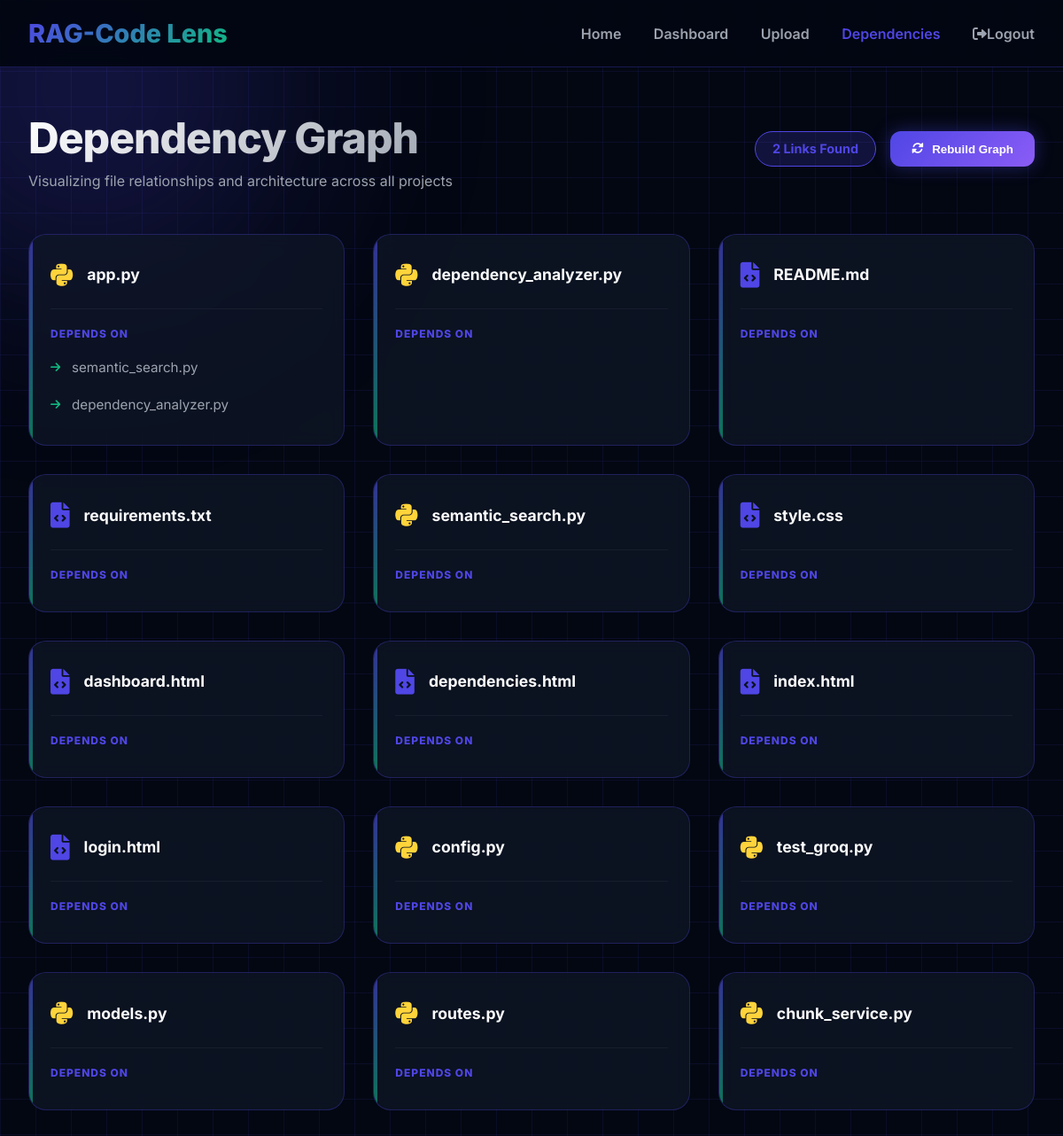
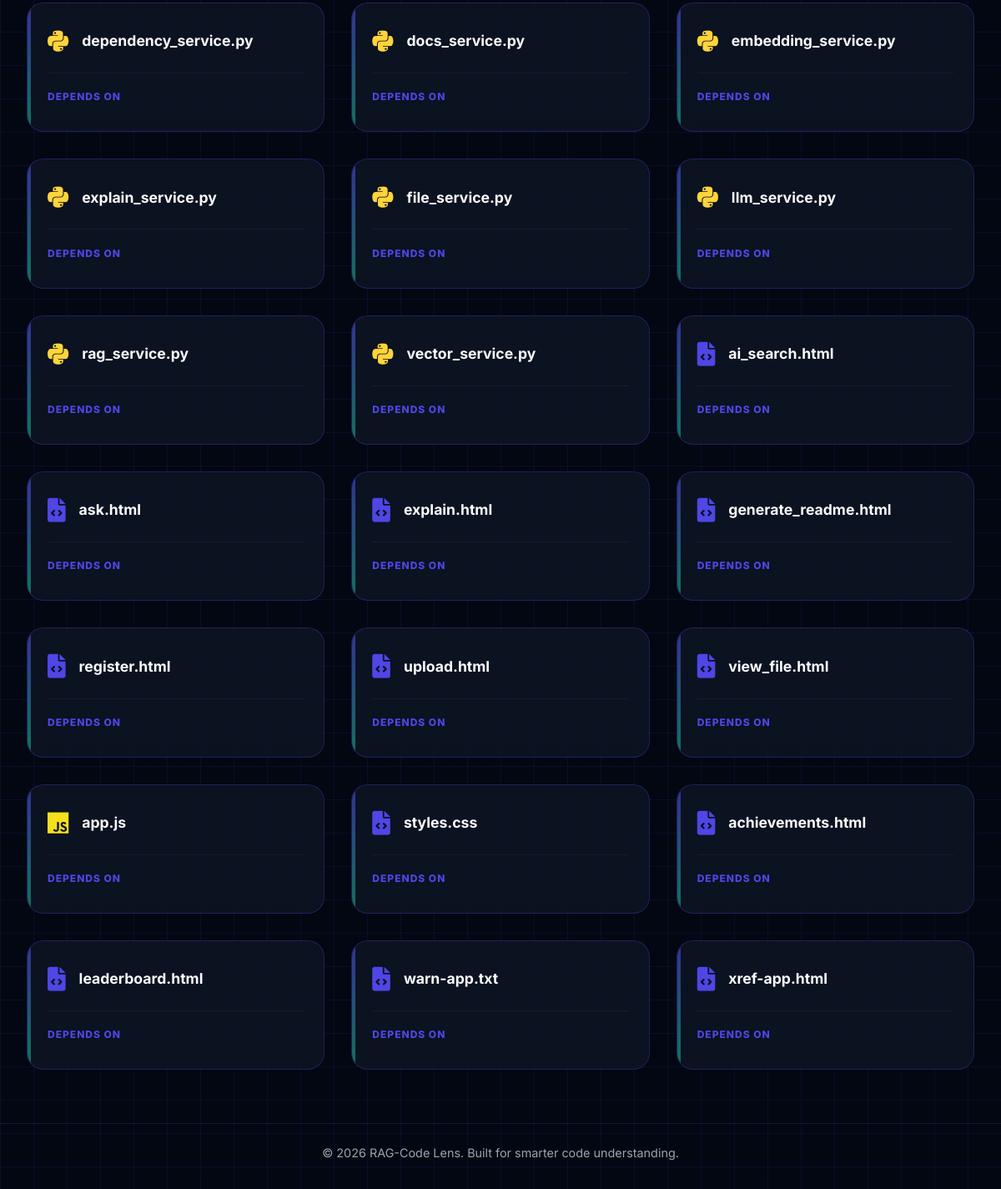
/dependencies (signed in), run on the app's committed database (2 pictures, top to bottom).
### app/models/models.py (models this page shows)
class File(db.Model):
    id = db.Column(db.Integer, primary_key=True)
    filename = db.Column(db.String(255), nullable=False)
    filepath = db.Column(db.String(1024), nullable=False)
    filetype = db.Column(db.String(50))
    content = db.Column(db.Text)
    project_name = db.Column(db.String(255))
    created_at = db.Column(db.DateTime, default=datetime.utcnow)
    chunks = db.relationship('Chunk', backref='file', lazy=True, cascade="all, delete-orphan")

class Dependency(db.Model):
    id = db.Column(db.Integer, primary_key=True)
    parent_file = db.Column(db.String(1024), nullable=False)
    child_file = db.Column(db.String(1024), nullable=False)
    project_name = db.Column(db.String(255))

### app.py (the view)
@app.route('/dependencies')
@login_required
def dependencies_page():
    project_name = request.args.get('project')
    if project_name:
        if not Dependency.query.filter_by(project_name=project_name).first():
            dependency_service.build_dependency_graph(project_name)
        deps = dependency_service.get_dependencies(project_name)
    else:
        if not Dependency.query.first():
            dependency_service.build_dependency_graph()
        deps = dependency_service.get_dependencies()
    if project_name:
        all_files = File.query.filter_by(project_name=project_name).all()
    else:
        all_files = File.query.all()
    graph_data = {f.filename: [] for f in all_files}
    for dep in deps:
        if dep.parent_file in graph_data:
            graph_data[dep.parent_file].append(dep.child_file)
        else:
            graph_data[dep.parent_file] = [dep.child_file]
    return render_template('dependencies.html',
                         graph_data=graph_data,
                         total_deps=len(deps),
                         project_name=project_name)

### app.py (called while the page is built)
def login_required(f):
    @wraps(f)
    def decorated_function(*args, **kwargs):
        if 'logged_in' not in session:
            return redirect(url_for('login', error='Please login first to access this page.'))
        return f(*args, **kwargs)
    return decorated_function

### app/services/dependency_service.py (called while the page is built)
    def get_dependencies(self, project_name=None):
        if project_name:
            return Dependency.query.filter_by(project_name=project_name).all()
        return Dependency.query.all()

### templates/dependencies.html (shortened to what this page needs)
<!DOCTYPE html>
<html lang="en">
<head>
    <link rel="stylesheet" href="https://cdnjs.cloudflare.com/ajax/libs/font-awesome/6.0.0/css/all.min.css">
</head>
<body>
    <div class="background-container">
        <div class="grid-overlay"></div>
        <div class="orb"></div>
    </div>
    <nav class="navbar">
        <div class="logo">RAG-Code Lens</div>
        <div class="nav-links">
            <a href="/">Home</a>
            {% if session.get('logged_in') %}
                <a href="/dashboard">Dashboard</a>
                <a href="/upload">Upload</a>
                <a href="/dependencies" class="active">Dependencies</a>
                <a href="/logout" class="logout-btn"><i class="fas fa-sign-out-alt"></i>Logout</a>
            {% else %}
                <a href="/login">Login</a>
                <a href="/register">Register</a>
            {% endif %}
        </div>
    </nav>
    <div class="container">
        <div class="header-section">
            <div>
                <h1>Dependency Graph {% if project_name %}<span style="color: var(--primary);">: {{ project_name }}</span>{% endif %}</h1>
                <p style="color: var(--text-secondary);">Visualizing file relationships and architecture {% if project_name %}for {{ project_name }}{% else %}across all projects{% endif %}</p>
            </div>
            <div style="display: flex; gap: 1rem; align-items: center;">
                <span class="stats-badge">{{ total_deps }} Links Found</span>
                <button class="rebuild-btn" id="rebuildBtn">
                    <i class="fas fa-sync-alt"></i> Rebuild Graph
                </button>
            </div>
        </div>
        {% if graph_data %}
        <div class="graph-grid">
            {% for parent, children in graph_data.items() %}
            <div class="dep-card">
                <div class="file-header">
                    <div class="file-icon">
                        {% if parent.endswith('.py') %}
                            <i class="fab fa-python" style="color: #FFD43B;"></i>
                        {% elif parent.endswith('.js') %}
                            <i class="fab fa-js" style="color: #F7DF1E;"></i>
                        {% else %}
                            <i class="fas fa-file-code"></i>
                        {% endif %}
                    </div>
                    <div class="file-name">{{ parent }}</div>
                </div>
                <div class="dependency-list">
                    <p style="font-size: 0.75rem; color: var(--primary); text-transform: uppercase; font-weight: 800; margin-bottom: 0.5rem; letter-spacing: 1px;">Depends On</p>
                    {% for child in children %}
                    <div class="dependency-item">
                        <i class="fas fa-arrow-right"></i>
                        <span>{{ child }}</span>
                    </div>
                    {% endfor %}
                </div>
            </div>
            {% endfor %}
        </div>
        {% endif %}
    </div>
    <footer class="site-footer">&copy; 2026 RAG-Code Lens. Built for smarter code understanding.</footer>
</body>
</html>

### templates/dependencies.html (style rules this page uses)
* { margin: 0; padding: 0; box-sizing: border-box; }
:root { --primary: #4F46E5; --primary-dark: #4338CA; --secondary: #10B981; --accent: #8B5CF6; --bg: #030712; --surface: #111827; --text: #F9FAFB; --text-secondary: #9CA3AF; --border: rgba(79, 70, 229, 0.3); }
body { font-family: 'Inter', sans-serif; background: var(--bg); color: var(--text); line-height: 1.5; overflow-x: hidden; }
.site-footer { text-align: center; padding: 1.5rem 2rem 2rem; color: var(--text-secondary); font-size: 0.9rem; border-top: 1px solid rgba(79, 70, 229, 0.2); }
.background-container { position: fixed; top: 0; left: 0; width: 100%; height: 100%; z-index: -1; }
.grid-overlay { position: absolute; top: 0; left: 0; width: 100%; height: 100%; background-image: linear-gradient(rgba(79, 70, 229, 0.1) 1px, transparent 1px), linear-gradient(90deg, rgba(79, 70, 229, 0.1) 1px, transparent 1px); background-size: 40px 40px; }
.orb { position: absolute; width: 600px; height: 600px; border-radius: 50%; filter: blur(120px); opacity: 0.4; background: radial-gradient(circle at center, var(--primary), transparent 70%); top: -200px; left: -200px; animation: float 20s infinite alternate; }
.navbar { position: fixed; top: 0; width: 100%; background: rgba(3, 7, 18, 0.95); backdrop-filter: blur(12px); border-bottom: 1px solid var(--border); z-index: 1000; padding: 1rem 2rem; display: flex; justify-content: space-between; align-items: center; }
.logo { font-size: 1.8rem; font-weight: 800; background: linear-gradient(135deg, var(--primary), var(--secondary)); -webkit-background-clip: text; background-clip: text; color: transparent; }
.nav-links a { color: var(--text-secondary); text-decoration: none; margin-left: 2rem; transition: color 0.3s; font-weight: 600; }
.nav-links a:hover, .nav-links a.active { color: var(--primary); }
.container { max-width: 1200px; margin: 0 auto; padding: 120px 2rem 4rem; }
.header-section { display: flex; justify-content: space-between; align-items: center; margin-bottom: 3rem; }
h1 { font-size: 3rem; font-weight: 800; letter-spacing: -1px; background: linear-gradient(135deg, #fff, #9CA3AF); -webkit-background-clip: text; background-clip: text; color: transparent; }
.stats-badge { background: rgba(79, 70, 229, 0.2); border: 1px solid var(--primary); color: var(--primary); padding: 0.5rem 1.2rem; border-radius: 50px; font-weight: 700; font-size: 0.9rem; }
.rebuild-btn { background: linear-gradient(135deg, var(--primary), var(--accent)); color: white; border: none; padding: 0.8rem 1.5rem; border-radius: 12px; font-weight: 700; cursor: pointer; transition: all 0.3s; display: flex; align-items: center; gap: 0.6rem; box-shadow: 0 0 20px rgba(79, 70, 229, 0.4); }
.graph-grid { display: grid; grid-template-columns: repeat(auto-fill, minmax(350px, 1fr)); gap: 2rem; }
.dep-card { background: rgba(17, 24, 39, 0.7); backdrop-filter: blur(10px); border: 1px solid var(--border); border-radius: 20px; padding: 1.5rem; transition: all 0.4s; position: relative; overflow: hidden; }
.dep-card::before { content: ''; position: absolute; top: 0; left: 0; width: 4px; height: 100%; background: linear-gradient(to bottom, var(--primary), var(--secondary)); opacity: 0.6; }
.file-header { display: flex; align-items: center; gap: 1rem; margin-bottom: 1.2rem; padding-bottom: 1rem; border-bottom: 1px solid rgba(255,255,255,0.05); }
.file-icon { font-size: 1.8rem; color: var(--primary); }
.file-name { font-weight: 700; font-size: 1.1rem; word-break: break-all; }
.dependency-list { list-style: none; }
.dependency-item { display: flex; align-items: center; gap: 0.8rem; padding: 0.6rem 0; color: var(--text-secondary); font-size: 0.95rem; transition: color 0.2s; }
.dependency-item i { font-size: 0.8rem; color: var(--secondary); }

### data on the page
File: filename "app.py"
Dependency: child_file "semantic_search.py"
Dependency: child_file "dependency_analyzer.py"
File: filename "dependency_analyzer.py"
File: filename "README.md"
File: filename "requirements.txt"
File: filename "semantic_search.py"
File: filename "style.css"
File: filename "dashboard.html"
File: filename "dependencies.html"
File: filename "index.html"
File: filename "login.html"
File: filename "config.py"
File: filename "test_groq.py"
File: filename "models.py"
File: filename "routes.py"
File: filename "chunk_service.py"
File: filename "dependency_service.py"
File: filename "docs_service.py"
File: filename "embedding_service.py"
File: filename "explain_service.py"
File: filename "file_service.py"
File: filename "llm_service.py"
File: filename "rag_service.py"
File: filename "vector_service.py"
File: filename "ai_search.html"
File: filename "ask.html"
File: filename "explain.html"
File: filename "generate_readme.html"
File: filename "register.html"
File: filename "upload.html"
File: filename "view_file.html"
File: filename "app.js"
File: filename "styles.css"
File: filename "achievements.html"
File: filename "leaderboard.html"
File: filename "warn-app.txt"
File: filename "xref-app.html"

### other printed values
{{ total_deps }} "2"
